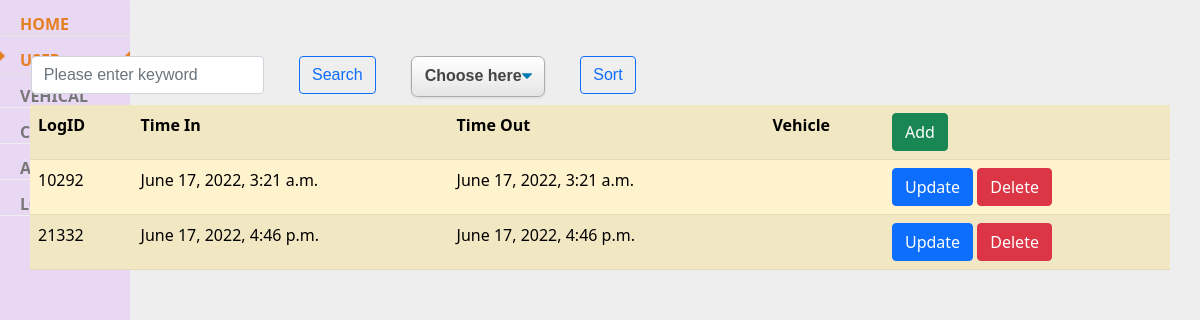
/parkingmanage/parkinglog (signed in), run on an earlier commit of the app's database.
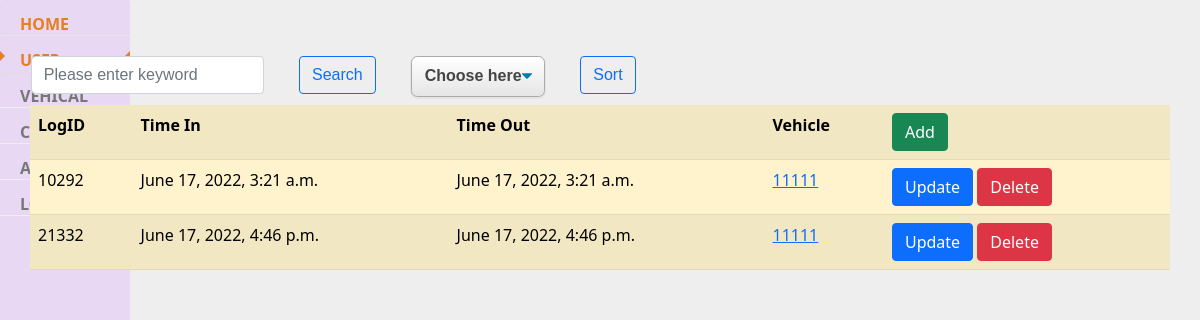
And on a later commit of the database.
### parkingmanage/models.py (models this page shows, shortened)
class ParkingLog(models.Model):
    logId = models.TextField(max_length=10)
    timeIn = models.DateTimeField(null=True)
    timeOut = models.DateTimeField(null=True)
    vehicle = models.ForeignKey(Vehicle,
                            on_delete=models.CASCADE,
                            blank=True,
                            null=True)

class Vehicle(models.Model):
    licensePlate = models.TextField(max_length=10)
    color = models.TextField(max_length=255, null=True)
    type = models.TextField(max_length=255, null=True)
    brand = models.TextField(max_length=255, null=True)
    user = models.ForeignKey(User,
                            on_delete=models.CASCADE,
                            blank=True,
                            null=False)

### parkingmanage/views.py (the view)
# urls.py: path('parkinglog', list_view_log, name='list_log'),
def list_view_log(request):
    mode = 'none'
    if request.session['username'] is None:
        return render(request, 'login.html', { 'display': 'none' })
    usertype = request.session['usertype']
    if usertype == 'Administrator' or usertype == 'Manager':
        mode = 'block'
    keyword = request.GET.get('keyword')
    Selectsort = request.GET.get('selectsort')
    if Selectsort not in ['logId', 'vehicle']:
        Selectsort = 'logId'
    if keyword :
        logs = ParkingLog.objects.filter(logId__icontains=keyword) | ParkingLog.objects.filter(vehicle__icontains=keyword)
    else :
        logs = ParkingLog.objects.all()
    context = {
        'mode': mode,
        'keyword': keyword,
        'logs' :logs.order_by(Selectsort)
        }
    return render(request,"loglist.html",context)

### parkingmanage/templates/loglist.html (shortened to what this page needs)
{% extends 'base.html' %}
{% block content %}
<form>
    <div class="row">
        <div class="col-auto">
            <input class="form-control" type="text" name="keyword" value ="{{keyword | default:''}}" placeholder="Please enter keyword">
        </div>
        <div class="col-auto">
            <input class="btn btn-outline-primary" type="submit" value="Search">
        </div>
        <div class="col-auto">
            <select name="selectsort">
                <option value="" selected disabled hidden>Choose here</option>
            </select>
        </div>
        <div class="col-auto">
            <input class="btn btn-outline-primary" type="submit" value="Sort">
        </div>
    </div>
</form>
<table class="table table-striped table-hover; table-warning">
    <thred>
        <th>LogID</th>
        <th>Time In</th>
        <th>Time Out</th>
        <th>Vehicle</th>
        <th> <a href="/parkingmanage/parkinglog/create" class="btn btn-success"> Add </a> </th>
    </thred>
    <body>
        {% for log in logs %}
        <tr>
            <td>{{log.logId}}</td>
            <td>{{log.timeIn}}</td>
            <td>{{log.timeOut}}</td>
            <td> <a href= "{% url 'detail_vehicle' log.vehicle.id%}"> {{log.vehicle.licensePlate}} </a></td>
            <td>
                <a href="{% url 'update_log' log.id%}" class="btn btn-primary"> Update </a>
                <a href="{% url 'delete_log' log.id%}" class="btn btn-danger"> Delete </a>
            </td>
        </tr>
        {% endfor %}
    </body>
</table>
{% endblock %}

What changed in the data, as far as the page shows it:
changed ParkingLog "June 17, 2022, 3:21 a.m.": vehicle_id empty → 1 (drawn); vehicle.licensePlate (not shown) → "11111"
changed ParkingLog "June 17, 2022, 4:46 p.m.": vehicle_id empty → 1 (drawn); vehicle.licensePlate (not shown) → "11111"
